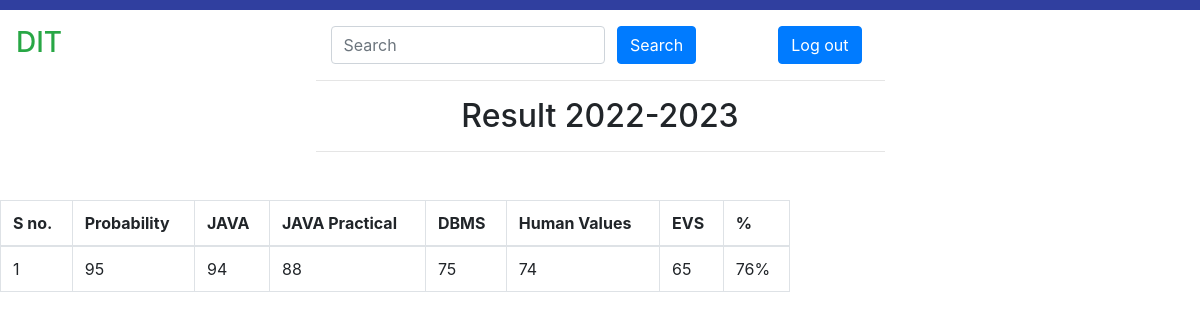
The page /studentResult.php?studentsap=1000017311 on the database its author committed.
### tables this page shows
CREATE TABLE `result` (
  `firstname` text NOT NULL,
  `lastname` text NOT NULL,
  `branch` text NOT NULL,
  `sap` bigint(20) NOT NULL,
  `pos` int(3) NOT NULL,
  `java` int(3) NOT NULL,
  `javaprac` int(3) NOT NULL,
  `dbms` int(3) NOT NULL,
  `human` int(3) NOT NULL,
  `evs` int(3) NOT NULL,
  `percentage` int(4) NOT NULL
);

### studentResult.php (the view, shortened to what this page needs)
<?php
$conn = new mysqli("localhost", "root", "", "dit");
if (!$conn) {
    die("ERROR: " . $conn->connect_error);
} else {
    $tableName = "result";
    $columns = ['firstname', 'lastname', 'Branch', 'pos', 'java', 'javaprac', 'dbms', 'human', 'evs', 'percentage'];
    function fetch_data($db, $tableName, $columns)
    {
        if (empty($db)) {
            $msg = "Database connection error";
        } elseif (empty($columns) || !is_array($columns)) {
            $msg = "columns Name must be defined in an indexed array";
        } elseif (empty($tableName)) {
            $msg = "Table Name is empty";
        } else {
            $sap = $_GET['studentsap'];
            $columnName = implode(", ", $columns);
            $query = "SELECT " . $columnName . " FROM $tableName where sap='$sap'";
            $result = $db->query($query);
            if ($result == true) {
                if ($result->num_rows > 0) {
                    $row = mysqli_fetch_all($result, MYSQLI_ASSOC);
                    $msg = $row;
                } else {
                    $msg = "Student exist, but Result not uploaded yet";
                }
            } else {
                $msg = mysqli_error($db);
            }
        }
        return $msg;
    }
}
$getData = fetch_data($conn, $tableName, $columns);
?>
<!DOCTYPE html>
<html>
<head>
    <link rel="stylesheet" href="https://maxcdn.bootstrapcdn.com/bootstrap/4.5.2/css/bootstrap.min.css">
</head>
<body>
    <div>
        <div class="row">
            <div class="col-sm-8">
                <div class="table-responsive">
                    <table class="table table-bordered center">
                        <thead>
                            <tr>
                                <th>S no.</th>
                                <th>Probability</th>
                                <th>JAVA</th>
                                <th>JAVA Practical</th>
                                <th>DBMS</th>
                                <th>Human Values</th>
                                <th>EVS</th>
                                <th>%</th>
                        </thead>
                        <tbody>
                            <?php
                            if (is_array($getData)) {
                                $sn = 1;
                                foreach ($getData as $data) {
                                    ?>
                                    <tr>
                                        <td>
                                            <?php echo $sn; ?>
                                        </td>
                                        <td>
                                            <?php echo $data['pos'] ?? ''; ?>
                                        </td>
                                        <td>
                                            <?php echo $data['java'] ?? ''; ?>
                                        </td>
                                        <td>
                                            <?php echo $data['javaprac'] ?? ''; ?>
                                        </td>
                                        <td>
                                            <?php echo $data['dbms'] ?? ''; ?>
                                        </td>
                                        <td>
                                            <?php echo $data['human'] ?? ''; ?>
                                        </td>
                                        <td>
                                            <?php echo $data['evs'] ?? ''; ?>
                                        </td>
                                        <td>
                                            <?php echo $data['percentage'] . '%' ?? ''; ?>
                                        </td>
                                    </tr>
                                    <?php
                                    $sn++;
                                }
                            } ?>
                        </tbody>
                    </table>
                </div>
            </div>
        </div>
    </div>
</body>
</html>

### rows shown on the page
result: pos "95", java "94", javaprac "88", dbms "75", human "74", evs "65", percentage "76%"
